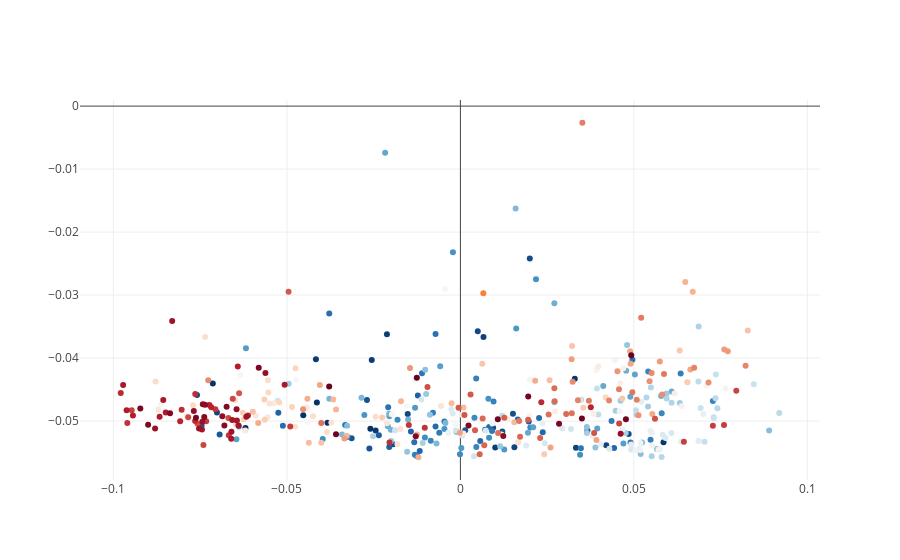

Write notebook code for a chart like this one.
### Markdown cell above
The last line gives the shape of the table: that's a lot of columns, or put another way, that's a very high-dimensional table! It's hard for us to visualize 22316th-dimensional space, but we're good at visualizing 2-dimensional space. So, our next step is to reduce the dimensions of this table, keeping only the most informative dimensions. The code does this by treating the frequency of each individual word as a feature of a speech and finding the feature vectors that vary the most.

### Code cell
np.random.seed(42)

# Finds the 2 largest singular values/vectors for the table
(u, s, vt) = sp.sparse.linalg.svds(tfidf, k=2)

speech['x'] = u[:,0]
speech['y'] = u[:,1]

# Plot the graph
colors = np.array(["rgba({0},{1},{2},1)".format(*c) for c in sns.color_palette("RdBu_r", len(speech))])
colors[-1] = "rgba(.99,.5,.2,1.)"
py.iplot([go.Scatter(x = speech['x'], y = speech['y'], mode='markers', marker=dict(color=colors), 
                     text=speech['Candidate'])])

### Figure 1 — Plotly figure (JSON) as saved in the notebook; plotly's stock layout.template omitted (floating-point values rounded to 4 significant figures; data arrays with more than 128 entries replaced by an {"elided": "..."} marker saying what was removed)
{"data": [{"marker": {"color": {"elided": "430 str values"}}, "mode": "markers", "text": {"elided": "430 str values"}, "type": "scatter", "uid": "52bdf950-8720-4b8a-8e5d-2908127f1708", "x": {"elided": "430 float values"}, "y": {"elided": "430 float values"}}], "layout": {}}
